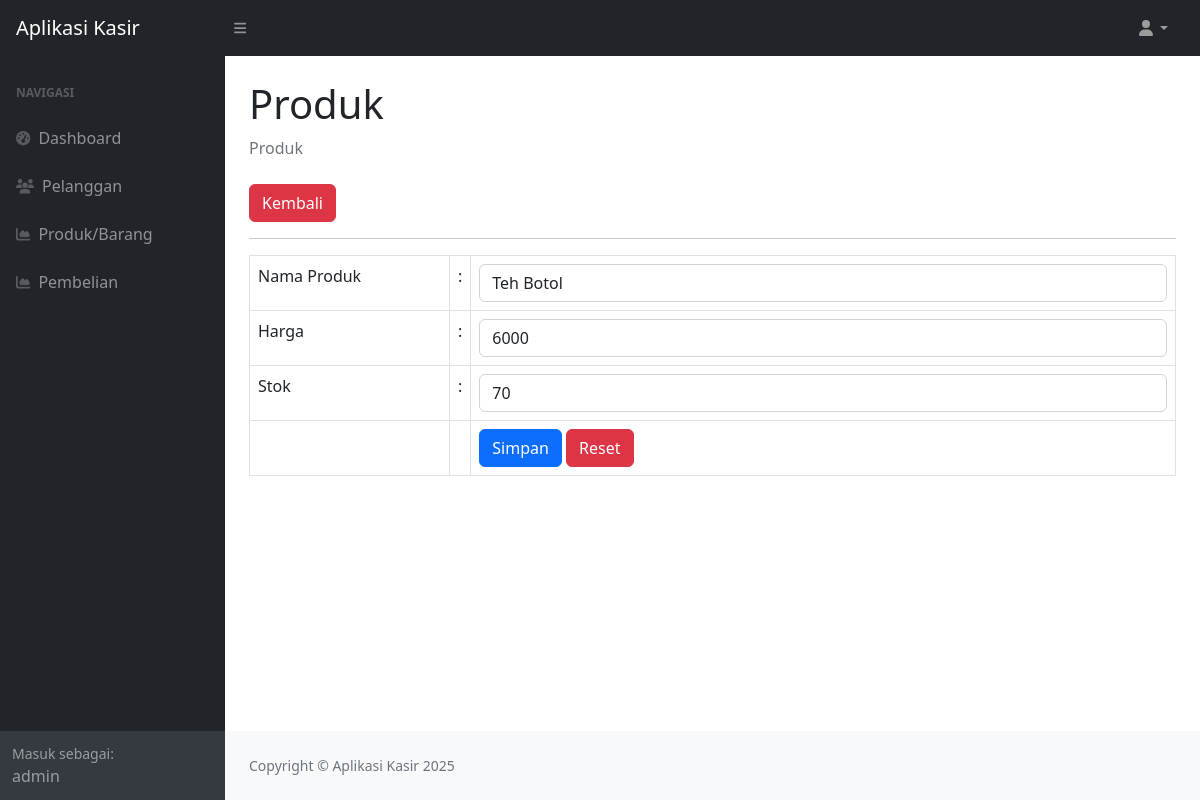
/?page=produk_ubah&&id=1 (signed in), run on the app's committed database.
### tables this page shows
CREATE TABLE `produk` (
  `id_produk` int(11) NOT NULL,
  `nama_produk` varchar(255) DEFAULT NULL,
  `harga` int(11) DEFAULT NULL,
  `stock` int(11) DEFAULT NULL
);

### produk_ubah.php (the view, shortened to what this page needs)
<?php
$id = $_GET['id'];
    $query = mysqli_query($koneksi, "SELECT * FROM produk WHERE id_produk=$id");
    $data = mysqli_fetch_array($query);
?>
<div class="container-fluid px-4">
    <h1 class="mt-4">Produk</h1>
    <ol class="breadcrumb mb-4">
        <li class="breadcrumb-item active">Produk</li>
    </ol>
    <a href="?page=produk" class="btn btn-danger">Kembali</a>
    <hr>
    <form method="post">
        <table class="table table-bordered">
            <tr>
                <td width="200">Nama Produk</td>
                <td width="1">:</td>
                <td><input class="form-control" value="<?php echo $data['nama_produk']; ?>" type="text" name="nama_produk"></td>
            </tr>
            <tr>
                <td>Harga</td>
                <td>:</td>
                <td><input class="form-control" value="<?php echo $data['harga']; ?>" type="number" step="0" name="harga"></td>
            </tr>
            <tr>
                <td>Stok</td>
                <td>:</td>
                <td><input class="form-control" value="<?php echo $data['stock']; ?>" type="number" step="0" name="stock"></td>
            </tr>
            <tr>
                <td></td>
                <td></td>
                <td>
                    <button type="submit" class="btn btn-primary">Simpan</button>
                    <button type="reset" class="btn btn-danger">Reset</button>
                </td>
            </tr>
        </table>
    </form>
</div>

### data on the page
produk: nama_produk "Teh Botol", harga "6000", stock "70"

### other printed values
$_SESSION['user']['nama'] "admin"
